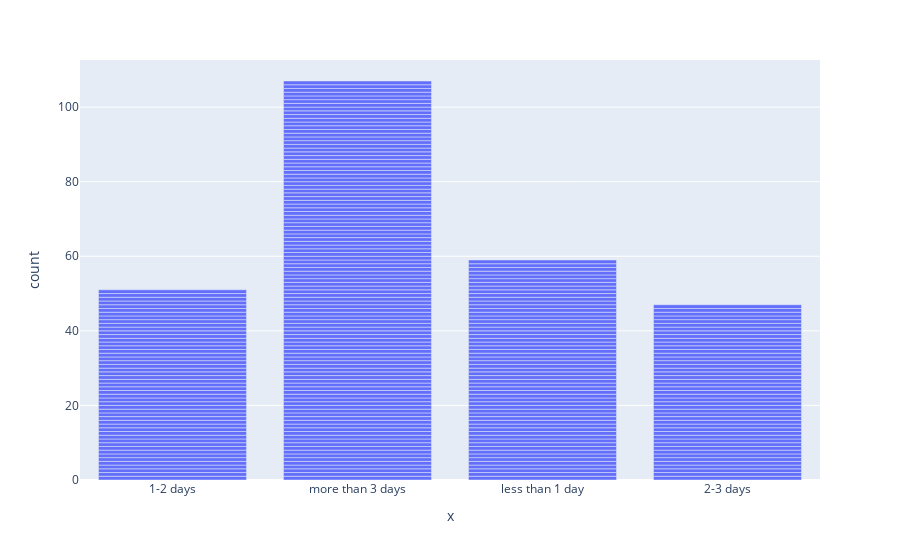

This figure's notebook cell:
### Markdown cell above
8. Прекрасно! Теперь постройте интерактивный барплот с тем, насколько часто задерживаются сделки.

### Code cell
px.bar(x=delay.delay_categorical)

### Figure 1 — Plotly figure (JSON) as saved in the notebook; plotly's stock layout.template omitted (floating-point values rounded to 4 significant figures; data arrays with more than 128 entries replaced by an {"elided": "..."} marker saying what was removed)
{"data": [{"alignmentgroup": "True", "hovertemplate": "x=%{x}<br>count=%{y}<extra></extra>", "legendgroup": "", "marker": {"color": "#636efa"}, "name": "", "offsetgroup": "", "orientation": "v", "showlegend": false, "textposition": "auto", "type": "bar", "x": {"elided": "264 str values"}, "xaxis": "x", "y": {"elided": "264 int values"}, "yaxis": "y"}], "layout": {"barmode": "relative", "legend": {"tracegroupgap": 0}, "margin": {"t": 60}, "xaxis": {"anchor": "y", "domain": [0, 1], "title": {"text": "x"}}, "yaxis": {"anchor": "x", "domain": [0, 1], "title": {"text": "count"}}}}
